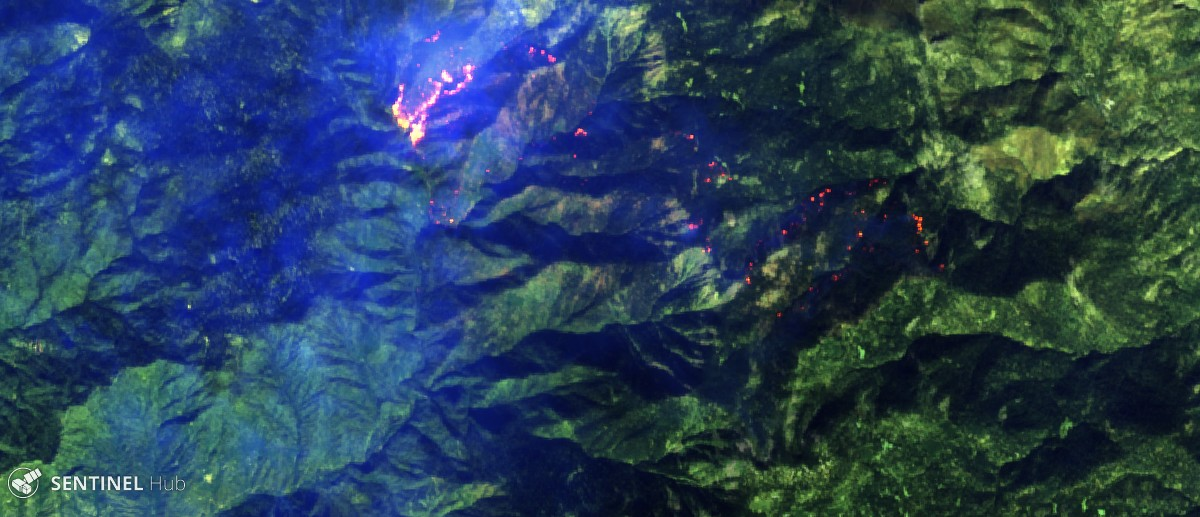
#> input picture Sentinel-2 image on 2018-11-18.jpg, 1200 x 517 px, found by its file name
$ python example1.py
#> lines starting #> are read from the running program, lines starting #| are printed output that depends on the picture; after the words box and inside, x2 and y2 are one past the last pixel; in counts of white or black regions, pixels touching at a corner belong together
# -*- coding: utf-8 -*-
"""
Created on Mon Feb 11 21:27:24 2019

@author: ankhek

a toy example to detect fire by localizing colours

python 3.6.5
opencv 3.4.1
"""

import cv2

import os


import numpy as np

wDir = r"your image directory"

img= cv2.imread(os.path.join(wDir,'Sentinel-2 image on 2018-11-18.jpg'))
#> img is the input picture: shape (517, 1200, 3); mean B, G, R 90.5, 65.1, 40
cv2.imshow('Original',img)
cv2.waitKey(1)

"""convert to HSV space"""
cimg = cv2.cvtColor(img, cv2.COLOR_RGB2HSV)
#> cimg: shape (517, 1200, 3); mean H, S, V 26.6, 154, 98.6
cv2.imshow('HSV',cimg)
cv2.waitKey(1)

lower_bound = np.array([110,50,50])
upper_bound = np.array([150,255,255])

mask = cv2.inRange(cimg, lower_bound, upper_bound)
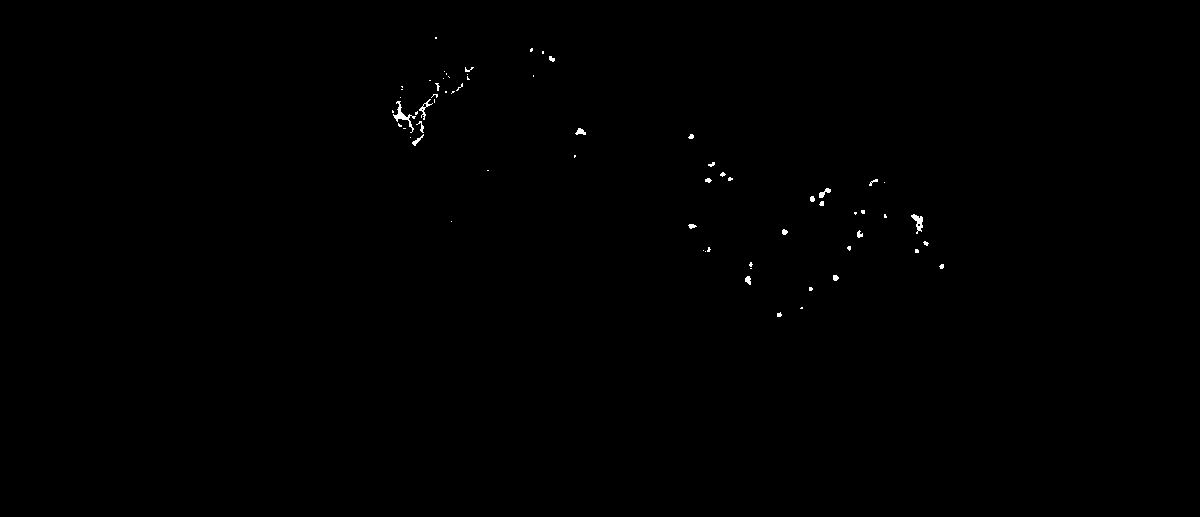
#> mask: shape (517, 1200); 0.19% white; 66 white regions (46 under 20 px), largest, box (x1, y1, x2, y2) and area: (393, 101, 416, 133) 160, (911, 214, 923, 234) 111, (419, 99, 433, 120) 70
res = cv2.bitwise_and(img,img, mask= mask)

cv2.imshow('Thresholded',res)
cv2.waitKey(1)

$ run again, with fcv_0.png saved as Sentinel-2 image on 2018-11-18.jpg
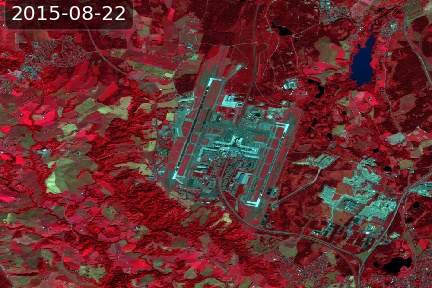
#> input picture fcv_0.png, 432 x 288 px, found by its file name
#> img is the input picture: shape (288, 432, 3); mean B, G, R 47.1, 44.9, 102.2
#> cimg: shape (288, 432, 3); mean H, S, V 110.9, 165.7, 106.8
#> `mask = cv2.inRange(cimg, lower_bound, upper_bound)`:
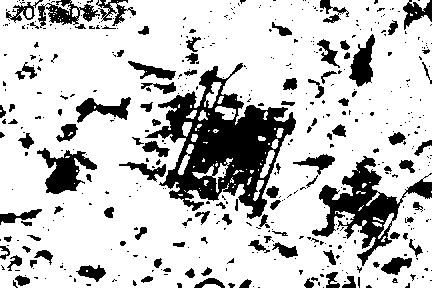
#> mask: shape (288, 432); 77.9% white; 482 black regions (371 under 20 px), largest, box (x1, y1, x2, y2) and area: (145, 63, 296, 219) 9420, (312, 156, 432, 266) 3829, (37, 148, 97, 194) 1299
#> `res = cv2.bitwise_and(img,img, mask= mask)`:
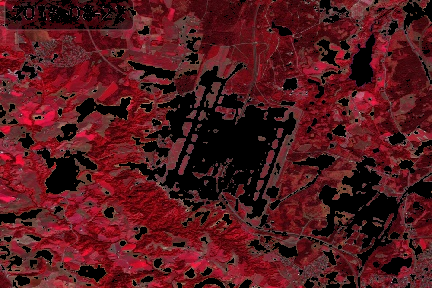
#> res: shape (288, 432, 3); mean B, G, R 28.8, 24.3, 84.3
